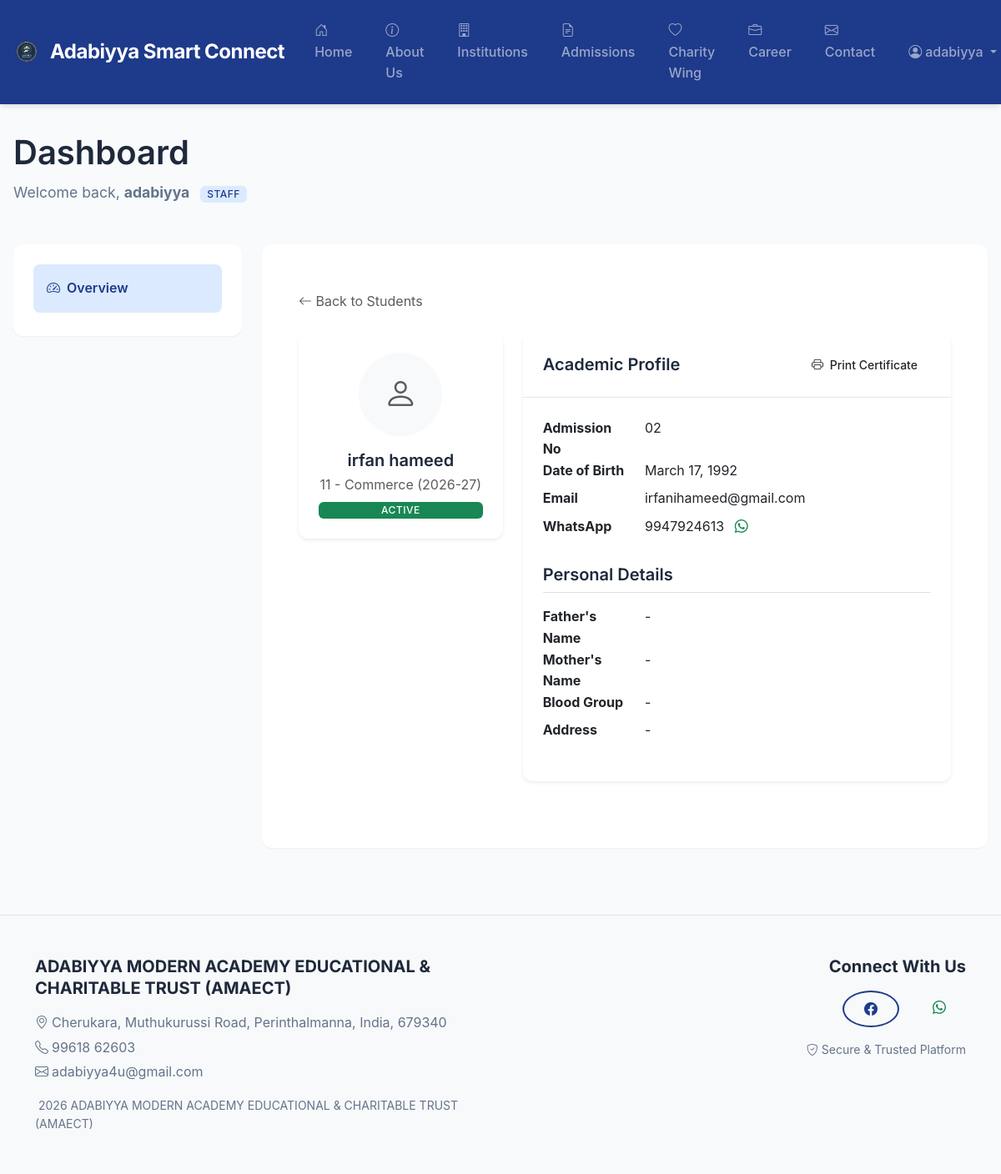
/academics/students/2/ (signed in), run on the app's committed database.
### accounts/models.py (models this page shows, shortened)
class User(AbstractUser):
    class Roles(models.TextChoices):
        ADMIN = "ADMIN", _("Admin")
        STAFF = "STAFF", _("Staff")
        STUDENT = "STUDENT", _("Student")
        PARENT = "PARENT", _("Parent")
        SPONSOR = "SPONSOR", _("Sponsor")
        COMMITTEE = "COMMITTEE", _("Committee Member")
        APPLICANT = "APPLICANT", _("Applicant")
    role = models.CharField(
        _("role"),
        max_length=20,
        choices=Roles.choices,
        default=Roles.STAFF,
    )
    phone = models.CharField(_("phone number"), max_length=20, blank=True)
    is_phone_verified = models.BooleanField(default=False)
    organization_name = models.CharField(
        max_length=255, blank=True, help_text="Institution or branch name (optional)."
    )

### academics/models.py (models this page shows, shortened)
class StudentProfile(models.Model):
    user = models.OneToOneField(
        settings.AUTH_USER_MODEL,
        on_delete=models.CASCADE,
        related_name="student_profile",
    )
    admission_number = models.CharField(max_length=50, unique=True)
    whatsapp_number = models.CharField(max_length=20, blank=True, help_text=_("Active WhatsApp number"))
    date_of_birth = models.DateField()
    classroom = models.ForeignKey(
        ClassRoom,
        on_delete=models.PROTECT,
        related_name="students",
    )
    father_name = models.CharField(max_length=100, blank=True)
    mother_name = models.CharField(max_length=100, blank=True)
    address = models.TextField(blank=True)
    blood_group = models.CharField(
        max_length=5,
        blank=True,
        choices=[
            ('A+', 'A+'), ('A-', 'A-'), ('B+', 'B+'), ('B-', 'B-'),
            ('AB+', 'AB+'), ('AB-', 'AB-'), ('O+', 'O+'), ('O-', 'O-')
        ]
    )

class ClassRoom(models.Model):
    institution = models.ForeignKey(
        Institution,
        on_delete=models.PROTECT,
        related_name="classrooms",
    )
    academic_year = models.ForeignKey(
        AcademicYear,
        on_delete=models.PROTECT,
        related_name="classrooms",
    )
    standard = models.CharField(
        max_length=50,
        help_text=_("e.g. Grade 1, BA Arabic, etc."),
    )
    division = models.CharField(max_length=10, blank=True, help_text=_("e.g. A, B"))
    class Meta:
        unique_together = ("institution", "academic_year", "standard", "division")
        verbose_name = _("Class Room")
        verbose_name_plural = _("Class Rooms")
    def __str__(self) -> str:
        div = f" - {self.division}" if self.division else ""
        return f"{self.standard}{div} ({self.academic_year})"

### core/models.py (models this page shows)
class AcademicYear(models.Model):
    name = models.CharField(
        max_length=20,
        unique=True,
        help_text=_("Display label, e.g. 2025-26"),
    )
    start_date = models.DateField()
    end_date = models.DateField()
    is_active = models.BooleanField(default=False)
    class Meta:
        ordering = ["-start_date"]
    def __str__(self) -> str:
        return self.name

### academics/views.py (the view)
# urls.py: path("students/<int:pk>/", views.StudentDetailView.as_view(), name="student_detail"),
class StudentDetailView(RoleRequiredMixin, DetailView):
    model = StudentProfile
    template_name = "academics/student_detail.html"
    context_object_name = 'student'
    allowed_roles = [User.Roles.ADMIN, User.Roles.STAFF]

### templates/academics/student_detail.html
{% extends 'core/dashboard_base.html' %}
{% load static %}
{% block dashboard_content %}
<div class="container-fluid py-4">
    <div class="mb-4">
        <a href="{% url 'academics:student_list' %}" class="text-decoration-none text-muted">
            <i class="bi bi-arrow-left"></i> Back to Students
        </a>
    </div>
    <div class="row">
        <div class="col-md-4">
            <div class="card border-0 shadow-sm text-center p-4">
                <div class="mb-3">
                    <div class="avatar-placeholder rounded-circle bg-light d-inline-flex align-items-center justify-content-center"
                        style="width: 100px; height: 100px;">
                        <i class="bi bi-person fs-1 text-muted"></i>
                    </div>
                </div>
                <h4 class="mb-1">{{ student.user.get_full_name }}</h4>
                <p class="text-muted mb-2">{{ student.classroom }}</p>
                <span class="badge bg-success">Active</span>
            </div>
        </div>
        <div class="col-md-8">
            <div class="card border-0 shadow-sm">
                <div class="card-header bg-white d-flex justify-content-between align-items-center">
                    <h5 class="mb-0">Academic Profile</h5>
                    <a href="{% url 'academics:student_certificate' student.pk %}" target="_blank" class="btn btn-outline-dark btn-sm">
                        <i class="bi bi-printer me-1"></i> Print Certificate
                    </a>
                </div>
                <div class="card-body">
                    <dl class="row">
                        <dt class="col-sm-3">Admission No</dt>
                        <dd class="col-sm-9">{{ student.admission_number }}</dd>
                        <dt class="col-sm-3">Date of Birth</dt>
                        <dd class="col-sm-9">{{ student.date_of_birth }}</dd>
                        <dt class="col-sm-3">Email</dt>
                        <dd class="col-sm-9">{{ student.user.email }}</dd>
                        <dt class="col-sm-3">WhatsApp</dt>
                        <dd class="col-sm-9">
                            {% if student.whatsapp_number %}
                            {{ student.whatsapp_number }}
                            <a href="https://wa.me/{{ student.whatsapp_number }}" target="_blank"
                                class="ms-2 text-decoration-none">
                                <i class="bi bi-whatsapp text-success"></i>
                            </a>
                            {% else %}
                            <span class="text-muted">-</span>
                            {% endif %}
                        </dd>
                    </dl>
                    <h5 class="mt-4 mb-3 border-bottom pb-2">Personal Details</h5>
                    <dl class="row">
                        <dt class="col-sm-3">Father's Name</dt>
                        <dd class="col-sm-9">{{ student.father_name|default:"-" }}</dd>
                        <dt class="col-sm-3">Mother's Name</dt>
                        <dd class="col-sm-9">{{ student.mother_name|default:"-" }}</dd>
                        <dt class="col-sm-3">Blood Group</dt>
                        <dd class="col-sm-9">{{ student.blood_group|default:"-" }}</dd>
                        <dt class="col-sm-3">Address</dt>
                        <dd class="col-sm-9">{{ student.address|linebreaksbr|default:"-" }}</dd>
                    </dl>
                </div>
            </div>
        </div>
    </div>
</div>
{% endblock %}

### templates/core/dashboard_base.html (shortened to what this page needs)
{% extends "base.html" %}
{% load static %}
{% block content %}
<div class="dashboard-container">
  <div class="dashboard-header">
    <h1>{% block dashboard_title %}Dashboard{% endblock %}</h1>
    <p class="subtitle">
      Welcome back, <strong>{{ user.get_full_name|default:user.username }}</strong>
      <span class="badge badge-primary ms-2">{{ user.get_role_display }}</span>
    </p>
  </div>
  <div class="row">
    <div class="col-lg-3 mb-4">
      <div class="dashboard-sidebar">
        <nav class="nav flex-column">
          <a class="nav-link active" href="{% url 'core:dashboard_router' %}">
            <i class="bi bi-speedometer2"></i> Overview
          </a>
        </nav>
      </div>
    </div>
    <div class="col-lg-9">
      <div class="dashboard-content">
        {% block dashboard_content %}{% endblock %}
      </div>
    </div>
  </div>
</div>
{% endblock %}

### templates/base.html (shortened to what this page needs)
<!doctype html>
<html lang="en">
<head>
  <link href="https://cdn.jsdelivr.net/npm/bootstrap@5.3.3/dist/css/bootstrap.min.css" rel="stylesheet">
  <link rel="stylesheet" href="https://cdn.jsdelivr.net/npm/bootstrap-icons@1.11.3/font/bootstrap-icons.css">
  {% load static %}
  {% load static %}
  <link rel="stylesheet" href="{% static 'css/custom.css' %}?v=1.2">
</head>
<body>
  <nav class="navbar navbar-expand-lg navbar-dark sticky-top">
    <div class="container-fluid">
      <a class="navbar-brand d-flex align-items-center gap-2" href="{% url 'core:home' %}">
        <img src="{% static 'img/ADABIYYA_LOGO.png' %}" alt="Logo" width="40" height="40"
          class="d-inline-block align-text-top">
        <span>Adabiyya Smart Connect</span>
      </a>
      <div class="collapse navbar-collapse" id="mainNav">
        <ul class="navbar-nav me-auto mb-2 mb-lg-0">
          <li class="nav-item">
            <a class="nav-link {% if request.resolver_match.url_name == 'home' %}active{% endif %}"
              href="{% url 'core:home' %}">
              <i class="bi bi-house-door me-1"></i>Home
            </a>
          </li>
          <li class="nav-item">
            <a class="nav-link {% if request.resolver_match.url_name == 'about' %}active{% endif %}"
              href="{% url 'core:about' %}">
              <i class="bi bi-info-circle me-1"></i>About Us
            </a>
          </li>
          <li class="nav-item">
            <a class="nav-link {% if request.resolver_match.url_name == 'institutions' %}active{% endif %}"
              href="{% url 'core:institutions' %}">
              <i class="bi bi-building me-1"></i>Institutions
            </a>
          </li>
          <li class="nav-item">
            <a class="nav-link {% if request.resolver_match.url_name == 'admissions_info' %}active{% endif %}"
              href="{% url 'core:admissions_info' %}">
              <i class="bi bi-file-earmark-text me-1"></i>Admissions
            </a>
          </li>
          <li class="nav-item">
            <a class="nav-link {% if request.resolver_match.url_name == 'charity' %}active{% endif %}"
              href="{% url 'core:charity' %}">
              <i class="bi bi-heart me-1"></i>Charity Wing
            </a>
          </li>
          <li class="nav-item">
            <a class="nav-link {% if request.resolver_match.url_name == 'career' %}active{% endif %}"
              href="{% url 'core:career' %}">
              <i class="bi bi-briefcase me-1"></i>Career
            </a>
          </li>
          <li class="nav-item">
            <a class="nav-link {% if request.resolver_match.url_name == 'contact' %}active{% endif %}"
              href="{% url 'core:contact' %}">
              <i class="bi bi-envelope me-1"></i>Contact
            </a>
          </li>
        </ul>
        <ul class="navbar-nav">
          {% if user.is_authenticated %}
          <li class="nav-item dropdown">
            <a class="nav-link dropdown-toggle" href="#" id="userDropdown" role="button" data-bs-toggle="dropdown"
              aria-expanded="false">
              <i class="bi bi-person-circle me-1"></i>{{ user.get_full_name|default:user.username }}
            </a>
          </li>
          {% else %}
          <li class="nav-item">
            <a class="nav-link" href="{% url 'accounts:login' %}">
              <i class="bi bi-box-arrow-in-right me-1"></i>Login
            </a>
          </li>
          {% endif %}
        </ul>
      </div>
    </div>
  </nav>
  <main>
    {% block content %}{% endblock %}
  </main>
  <footer class="mt-5 bg-light border-top py-5">
    <div class="container">
      <div class="row gy-4">
        <div class="col-md-6 text-center text-md-start">
          <h5 class="fw-bold mb-3">ADABIYYA MODERN ACADEMY EDUCATIONAL & CHARITABLE TRUST (AMAECT)</h5>
          <p class="mb-1 text-muted-custom">
            <i class="bi bi-geo-alt me-1"></i>Cherukara, Muthukurussi Road, Perinthalmanna, India, 679340
          </p>
          <p class="mb-1 text-muted-custom">
            <i class="bi bi-telephone me-1"></i>99618 62603
          </p>
          <p class="mb-3 text-muted-custom">
            <i class="bi bi-envelope me-1"></i>adabiyya4u@gmail.com
          </p>
          <p class="mb-0 text-muted-custom small">
            {% now "Y" %} ADABIYYA MODERN ACADEMY EDUCATIONAL & CHARITABLE TRUST
            (AMAECT)
          </p>
        </div>
        <div class="col-md-6 text-center text-md-end">
          <h5 class="fw-bold mb-3">Connect With Us</h5>
          <div class="d-flex justify-content-center justify-content-md-end gap-3 mb-3">
            <a href="https://www.facebook.com/share/p/1Bn9hTLym8/" target="_blank"
              class="btn btn-outline-primary rounded-circle" title="Facebook">
              <i class="bi bi-facebook"></i>
            </a>
            <a href="https://wa.me/919961862603" target="_blank" class="btn btn-outline-success rounded-circle"
              title="WhatsApp">
              <i class="bi bi-whatsapp"></i>
            </a>
          </div>
          <p class="mb-0 text-muted-custom small">
            <i class="bi bi-shield-check me-1"></i>Secure & Trusted Platform
          </p>
        </div>
      </div>
    </div>
  </footer>
</body>
</html>

### data on the page
User: get_full_name "adabiyya", role "STAFF"
StudentProfile: user.get_full_name "irfan hameed", classroom "11 - Commerce (2026-27)", admission_number "02", date_of_birth "March 17, 1992", user.email "irfanihameed@gmail.com", whatsapp_number "9947924613", father_name "-", mother_name "-", blood_group "-", address "-"
